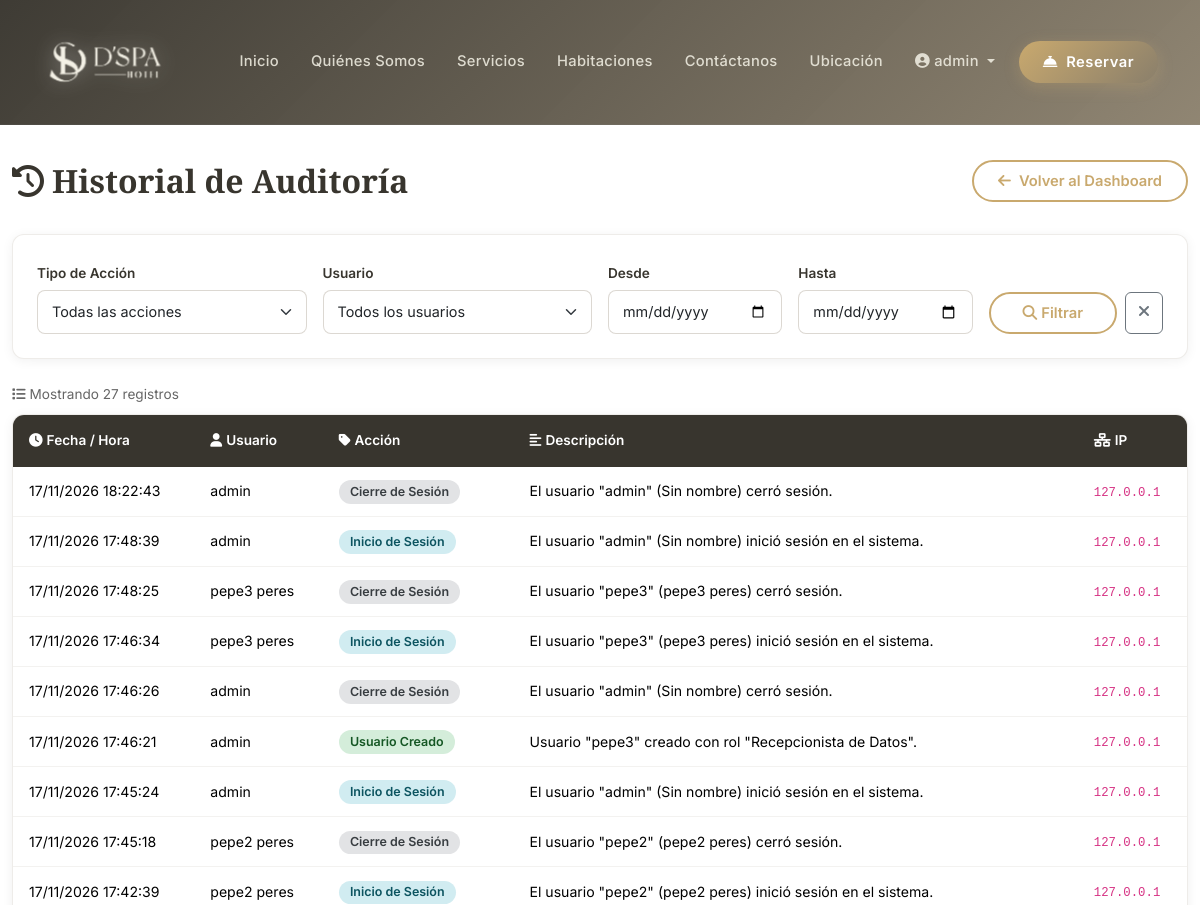
Before: /staff/audit/ (signed in, upper part) with the older database file.
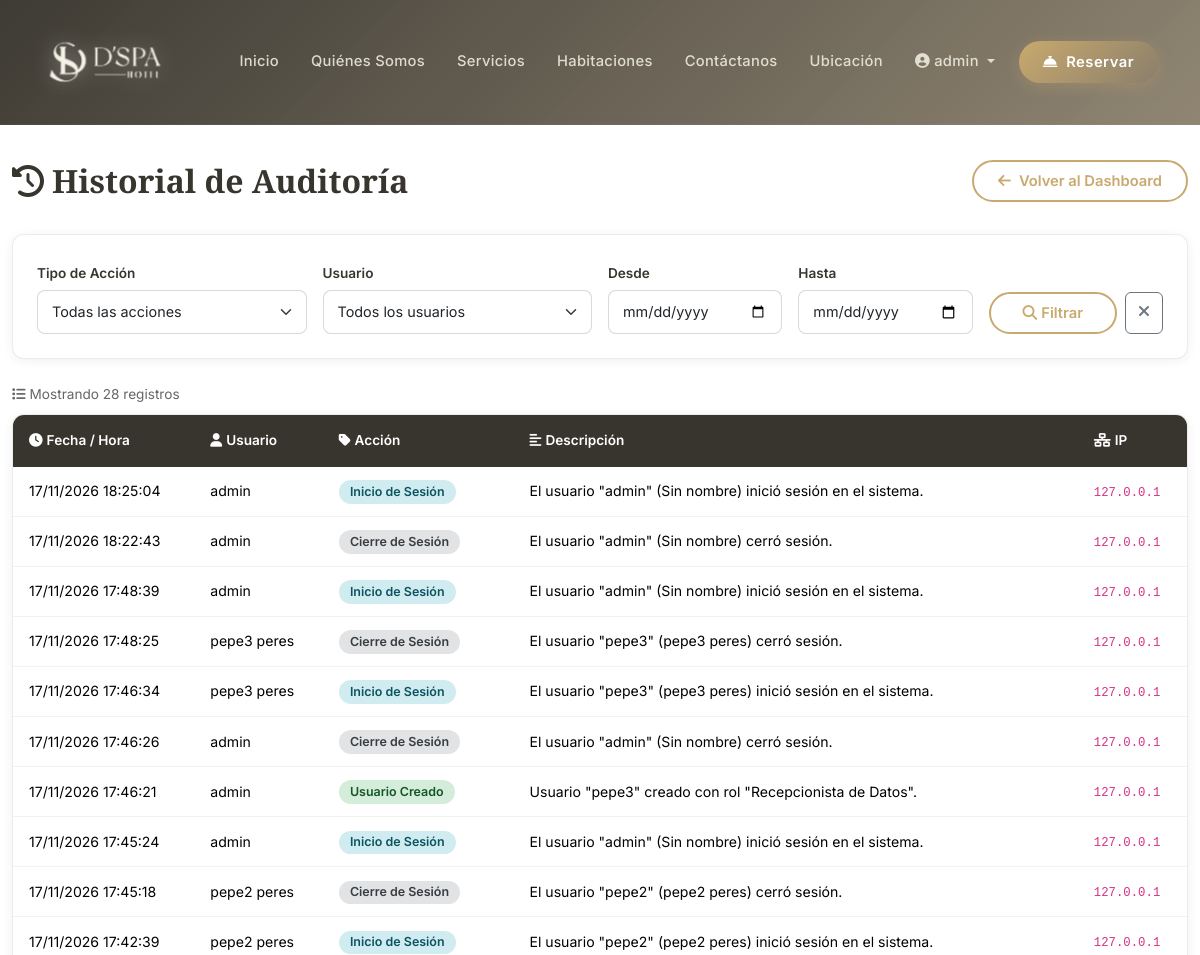
After: the same page with the newer database file.
### staff/models.py (models this page shows, shortened)
class AuditLog(models.Model):
    ACTION_CHOICES = [
        ('login', 'Inicio de Sesión'),
        ('logout', 'Cierre de Sesión'),
        ('verify_payment', 'Pago Verificado'),
        ('reject_payment', 'Pago Rechazado'),
        ('update_status', 'Estado de Reservación Actualizado'),
        ('delete_reservation', 'Reservación Eliminada'),
        ('create_user', 'Usuario Creado'),
        ('edit_user', 'Usuario Editado'),
        ('delete_user', 'Usuario Eliminado'),
        ('room_update', 'Habitación Actualizada'),
        ('backup_created', 'Respaldo Creado'),
        ('backup_restored', 'Respaldo Restaurado'),
        ('backup_deleted', 'Respaldo Eliminado'),
        ('service_verify', 'Pago de Servicio Verificado'),
        ('service_reject', 'Pago de Servicio Rechazado'),
        ('service_status', 'Estado de Servicio Actualizado'),
        ('service_delete', 'Reserva de Servicio Eliminada'),
        ('event_created', 'Consulta de Evento Registrada'),
        ('event_deleted', 'Consulta de Evento Eliminada'),
        ('event_read', 'Consulta de Evento Marcada'),
    ]
    user = models.ForeignKey(User, on_delete=models.SET_NULL, null=True, blank=True, verbose_name="Usuario")
    action = models.CharField(max_length=50, choices=ACTION_CHOICES, verbose_name="Acción")
    description = models.TextField(verbose_name="Descripción")
    ip_address = models.GenericIPAddressField(null=True, blank=True, verbose_name="Dirección IP")
    timestamp = models.DateTimeField(auto_now_add=True, verbose_name="Fecha y Hora")
    class Meta:
        ordering = ['-timestamp']
        verbose_name = "Registro de Auditoría"
        verbose_name_plural = "Registros de Auditoría"

### staff/views.py (the view)
    def wrapper(request, *args, **kwargs):
        if not request.user.is_authenticated:
            return redirect('login')
        if not (request.user.is_superuser or request.user.groups.filter(name='Super Administradores').exists()):
            messages.error(request, 'Solo el administrador principal puede realizar esta acción.')
            return redirect('staff_dashboard')
        return view_func(request, *args, **kwargs)

### staff/views.py (called while the page is built)
def superuser_required(view_func):
    def wrapper(request, *args, **kwargs):
        if not request.user.is_authenticated:
            return redirect('login')
        if not (request.user.is_superuser or request.user.groups.filter(name='Super Administradores').exists()):
            messages.error(request, 'Solo el administrador principal puede realizar esta acción.')
            return redirect('staff_dashboard')
        return view_func(request, *args, **kwargs)
    return wrapper

### staff/templates/staff/audit_log.html (shortened to what this page needs)
{% extends 'core/base.html' %}
{% load static %}
{% block content %}
<section class="section-padding" style="margin-top: 80px;">
    <div class="container audit-container">
        <div class="audit-header">
            <h2><i class="fas fa-history me-2"></i>Historial de Auditoría</h2>
            <a href="{% url 'staff_dashboard' %}" class="btn btn-outline-custom">
                <i class="fas fa-arrow-left me-2"></i>Volver al Dashboard
            </a>
        </div>
    <div class="filter-card">
        <form method="GET" class="row g-3 align-items-end">
            <div class="col-md-3">
                <label for="action">Tipo de Acción</label>
                <select name="action" id="action" class="form-select">
                    <option value="">Todas las acciones</option>
                </select>
            </div>
            <div class="col-md-3">
                <label for="user">Usuario</label>
                <select name="user" id="user" class="form-select">
                    <option value="">Todos los usuarios</option>
                </select>
            </div>
            <div class="col-md-2">
                <label for="date_from">Desde</label>
                <input type="date" name="date_from" id="date_from" class="form-control" value="{{ date_from }}">
            </div>
            <div class="col-md-2">
                <label for="date_to">Hasta</label>
                <input type="date" name="date_to" id="date_to" class="form-control" value="{{ date_to }}">
            </div>
            <div class="col-md-2 d-flex gap-2">
                <button type="submit" class="btn btn-outline-custom flex-grow-1">
                    <i class="fas fa-search me-1"></i>Filtrar
                </button>
                <a href="{% url 'audit_log' %}" class="btn btn-outline-secondary" title="Limpiar filtros">
                    <i class="fas fa-times"></i>
                </a>
            </div>
        </form>
    </div>
    <p class="results-count">
        <i class="fas fa-list me-1"></i>Mostrando {{ logs|length }} registro{{ logs|length|pluralize:"s" }}
    </p>
    <div class="audit-table">
        {% if logs %}
        <div class="table-responsive">
            <table class="table table-hover mb-0">
                <thead>
                    <tr>
                        <th><i class="fas fa-clock me-1"></i>Fecha / Hora</th>
                        <th><i class="fas fa-user me-1"></i>Usuario</th>
                        <th><i class="fas fa-tag me-1"></i>Acción</th>
                        <th><i class="fas fa-align-left me-1"></i>Descripción</th>
                        <th><i class="fas fa-network-wired me-1"></i>IP</th>
                    </tr>
                </thead>
                <tbody>
                    {% for log in logs %}
                    <tr>
                        <td>{{ log.timestamp|date:"d/m/Y H:i:s" }}</td>
                        <td>
                            {% if log.user %}
                                {{ log.user.get_full_name|default:log.user.username }}
                            {% else %}
                                <span class="text-muted">Sistema</span>
                            {% endif %}
                        </td>
                        <td>
                            <span class="badge badge-action badge-{{ log.action }}">
                                {{ log.get_action_display }}
                            </span>
                        </td>
                        <td>{{ log.description }}</td>
                        <td><code>{{ log.ip_address|default:"—" }}</code></td>
                    </tr>
                    {% endfor %}
                </tbody>
            </table>
        </div>
        {% else %}
        <div class="empty-state">
            <i class="fas fa-clipboard-list d-block"></i>
            <h5>No hay registros de auditoría</h5>
            <p>Los registros aparecerán aquí cuando se realicen acciones en el sistema.</p>
        </div>
        {% endif %}
    </div>
    </div>
</section>
{% endblock %}

Changed rows visible on the page:
added AuditLog: timestamp "17/11/2026 18:25:04", user.get_full_name "admin", action "Inicio de Sesión", description "El usuario \"admin\" (Sin nombre) inició sesión en el sistema.", ip_address "127.0.0.1"
Other visible differences:
{{ logs|length }}: "27" → "28"
